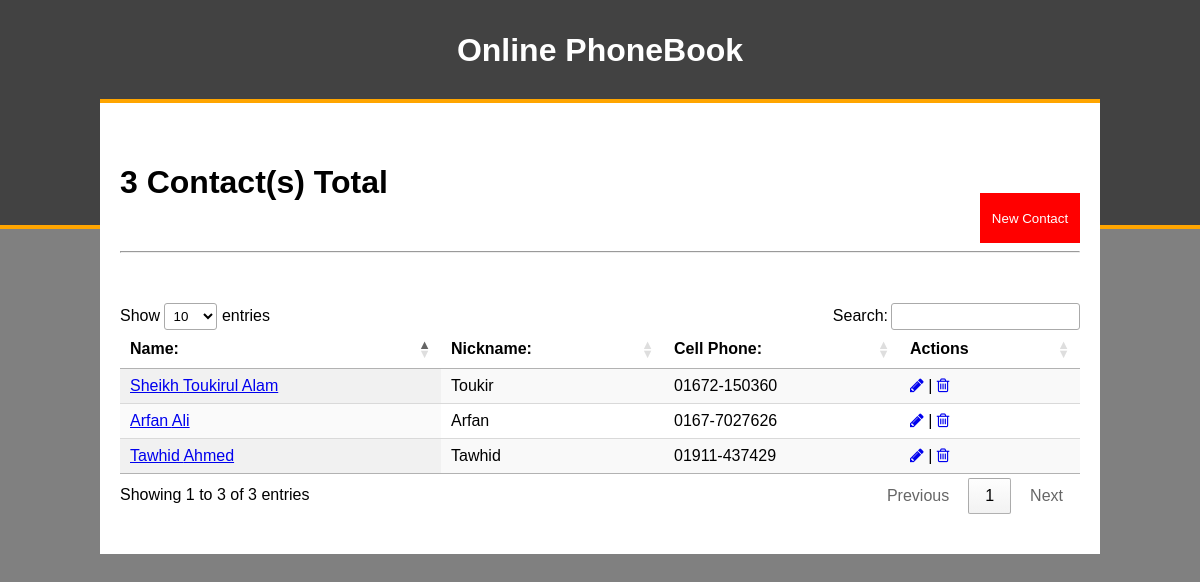
Screenshot of /phonebook_finish/index.php with the database file from the repository.
### tables this page shows
CREATE TABLE IF NOT EXISTS `contacts` (
  `contact_id` int(11) NOT NULL AUTO_INCREMENT,
  `contact_fname` varchar(100) NOT NULL,
  `contact_lname` varchar(100) NOT NULL,
  `contact_nickname` varchar(100) NOT NULL,
  `contact_cphone` varchar(50) NOT NULL,
  `contact_hphone` varchar(50) NOT NULL,
  `contact_wphone` varchar(50) NOT NULL,
  `contact_address` varchar(100) NOT NULL,
  `contact_city` varchar(50) NOT NULL,
  `contact_state` varchar(50) NOT NULL,
  `contact_zipcode` varchar(50) NOT NULL,
  `contact_profile` varchar(255) NOT NULL,
  `contact_notes` longblob NOT NULL,
  `contact_status` enum('0','1') NOT NULL DEFAULT '1',
  PRIMARY KEY (`contact_id`)
);

### phonebook_finish/index.php (the view, shortened to what this page needs)
<?php
	require_once"connection.php";
	$contacts = array();
	$all_contacts = "select * from contacts where contact_status = '1'";
	$sql_all_contacts = $conn->query($all_contacts);
	$total_contacts = $sql_all_contacts->num_rows;
	while ($row = mysqli_fetch_assoc($sql_all_contacts)) {
		$contacts[] = $row;
	}
 ?>
<!DOCTYPE html>
<html>
<head>
	<?php include"includes/head.inc"; ?>
</head>
<body>
	<div class="wrapper">
		<?php include"includes/header.inc"; ?>
		<div class="content">
			<div class="floatl"><h1><?php echo $total_contacts ?> Contact(s) Total</h1></div>
			<a class="floatr" href="insert_contact.php"><input class="cancel_contact_button" type="button" value="New Contact"></a>
				<hr class="pageTitle">
				<table id="contactsTable" class="display">
					<thead>
						<tr align="left">
							<th>Name:</th>
							<th>Nickname:</th>
							<th>Cell Phone:</th>
							<th>Actions</th>
						</tr>
					</thead>
					<tbody>
					 	<?php foreach ($contacts as $contact) {?>
						<tr>
							<td><a href="contact.php?id=<?php echo $contact["contact_id"]; ?>"><?php echo $contact["contact_fname"] . " " . $contact["contact_lname"]; ?></a></td>
							<td><?php echo $contact["contact_nickname"]; ?></td>
							<td><?php echo $contact["contact_cphone"]; ?></td>
							<td><a href="update_contact.php?id=<?php echo $contact["contact_id"]; ?>"><i class="fa fa-pencil"></i></a> | <a href="delete_contact.php?id=<?php echo $contact["contact_id"] ?>"><i class="fa fa-trash-o"></i></a></td>
						</tr>
						<?php } ?>
					</tbody>
				</table>
		</div>
	</div>
</body>
</html>

### phonebook_finish/includes/head.inc (shortened to what this page needs)
<link rel="stylesheet" type="text/css" href="css/styles.css">
<link rel="stylesheet" type="text/css" href="css/font-awesome.min.css">
<link rel="stylesheet" type="text/css" href="//cdn.datatables.net/1.10.5/css/jquery.dataTables.css">

### phonebook_finish/includes/header.inc
<div class="header">
	<div class="headerContent"><h1> Online PhoneBook </h1></div>
</div>

### phonebook_finish/css/styles.css (style rules this page uses)
body { font-family:helvetica, arial, sans-serif; padding:0; margin:0; background-color:grey; }
.floatl { float:left; }
.floatr { float:right; }
.header { width:100%; border-bottom:4px solid orange; height: 225px; background-color:#424242; }
.header .headerContent { width:80%; margin:0 auto; line-height:100px; }
.header .headerContent h1 { margin:0; text-align: center; color:#ffffff; font-weight: bold; }
.wrapper { width:100%; }
.content { width:80%; margin:-130px auto 0 auto; background-color:#ffffff; border-top:4px solid orange; padding:40px 20px; }
.pageTitle { margin-bottom:50px; }
.cancel_contact_button { width: 100px; height: 50px; background-color:red; color:#ffffff; border:none; margin-top:50px; }

### rows the page displays
contacts: contact_fname "Sheikh", contact_lname "Toukirul Alam", contact_nickname "Toukir", contact_cphone "01672-150360"
contacts: contact_fname "Tawhid", contact_lname "Ahmed", contact_nickname "Tawhid", contact_cphone "01911-437429"
contacts: contact_fname "Arfan", contact_lname "Ali", contact_nickname "Arfan", contact_cphone "0167-7027626"

### other values shown
$total_contacts "3"
